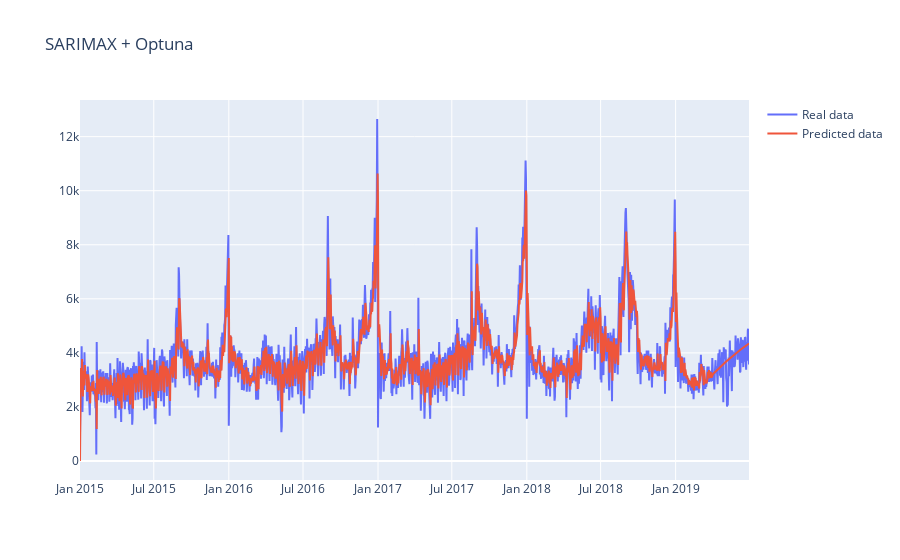

This figure's notebook cell:
### Code cell
# Plot of original, predicted time series
fig = go.Figure()
fig.add_trace(
    go.Scatter(x=df['Date'], y=df['series1'], mode='lines', name='Real data')    
)
fig.add_trace(
    go.Scatter(x=df_predict['Date'], y=df_predict['series1'], mode='lines', name='Predicted data')
)
fig.update_layout(title='SARIMAX + Optuna')
fig.show()

### Figure 1 — Plotly figure (JSON) as saved in the notebook; plotly's stock layout.template omitted (floating-point values rounded to 4 significant figures; data arrays with more than 128 entries replaced by an {"elided": "..."} marker saying what was removed)
{"data": [{"mode": "lines", "name": "Real data", "type": "scatter", "x": {"elided": "1642 str values"}, "y": {"elided": "1642 float values"}}, {"mode": "lines", "name": "Predicted data", "type": "scatter", "x": {"elided": "1642 str values"}, "y": {"elided": "1642 float values"}}], "layout": {"title": {"text": "SARIMAX + Optuna"}}}
